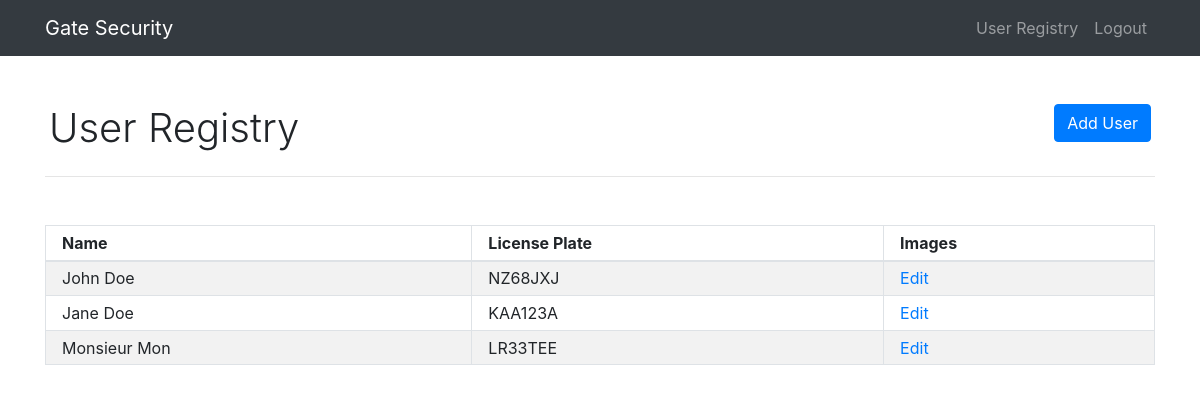
/user (signed in), run on an earlier commit of the app's database.
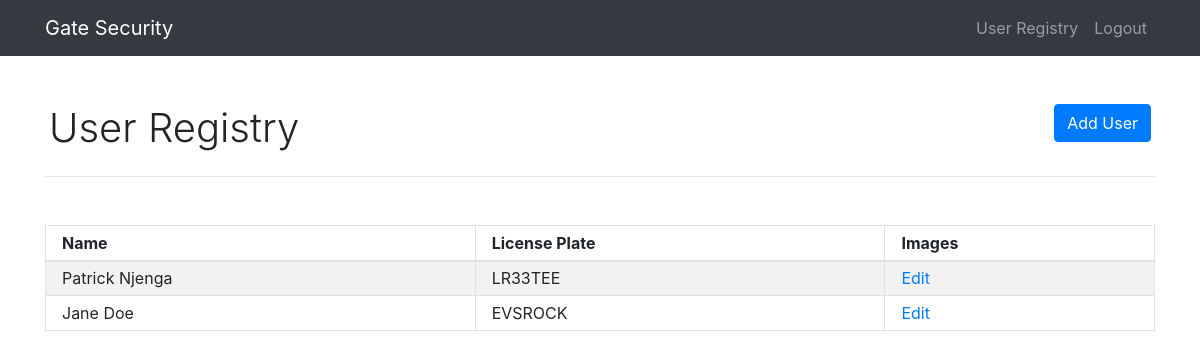
And on a later commit of the database.
### security/models/User.py (models this page shows)
class User(db.Model):
    id = db.Column(db.Integer, primary_key=True)
    name = db.Column(db.String(120), unique=True, nullable=False)
    images = db.relationship(Image, backref='user', lazy=True)
    license_plate = db.Column(db.String(120), unique=True, nullable=False)
    date_created = db.Column(db.DateTime, nullable=False, default=datetime.utcnow)

### security/routes/routes.py (the view)
@app.route("/user", methods=['GET', 'POST'])
@login_required
def user():
    return UserController.create()

### security/controllers/UserController.py (called while the page is built)
def create():
    form = Create.Form()
    users = User.query.all()
    if form.validate_on_submit():
        user = User(name=form.name.data, license_plate=form.license_plate.data)
        db.session.add(user)
        db.session.commit()
        flash('User has been created', 'success')
        return redirect(url_for('user'))
    return render_template('user.html', title='Register', form=form, users=users)

### security/models/Admin.py (called while the page is built)
@login_manager.user_loader
def load_user(user_id):
    return Admin.query.get(int(user_id))

### security/templates/user.html (shortened to what this page needs)
{% extends "layout.html" %}
{% block content %}
	<div class="container my-5">
		<div class="row mx-1">
			<h1 class="font-weight-light text-center text-lg-left mr-auto">User Registry</h1>
			<div>
				<button type="button" class="btn btn-primary" data-toggle="modal" data-target="#exampleModal">Add User</button>
			</div>
		</div>
		<hr>
		<div class=" my-5">
			<table id="users" class="table table-striped table-bordered table-sm ">
				<thead>
					<tr class="">
						<th class="th-sm px-3">Name</th>
						<th class="th-sm px-3">License Plate</th>
						<th class="th-sm px-3">Images</th>
					</tr>
				</thead>
				<tbody>
					{% for user in users %}
						<tr>
							<td class="px-3">{{ user.name }}</td>
							<td class="px-3">{{ user.license_plate }}</td>
							<td class="px-3"><a href="{{ url_for('image',user_id=user.id) }}">Edit</a></td>
						</tr>
					{% endfor %}
				</tbody>
			</table>
		</div>
	</div>
{% endblock content %}

What changed in the data, as far as the page shows it:
removed User: name "John Doe", license_plate "NZ68JXJ"
removed User: name "Monsieur Mon", license_plate "LR33TEE"
added User: name "Patrick Njenga", license_plate "LR33TEE"
changed User "Jane Doe": license_plate "KAA123A" → "EVSROCK"
